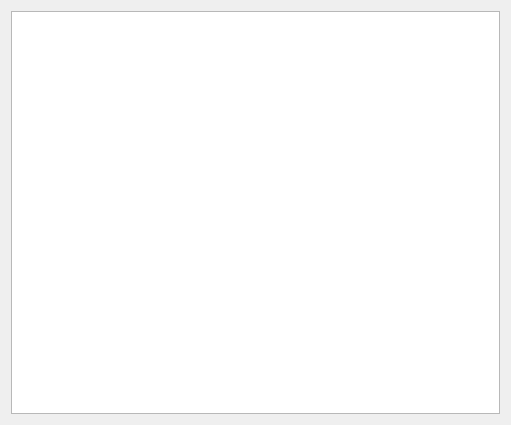
<?xml version="1.0" encoding="UTF-8"?>
<ui version="4.0">
 <class>SemInfo</class>
 <widget class="QWidget" name="SemInfo">
  <property name="geometry">
   <rect>
    <x>0</x>
    <y>0</y>
    <width>511</width>
    <height>425</height>
   </rect>
  </property>
  <property name="windowTitle">
   <string>Form</string>
  </property>
  <layout class="QVBoxLayout" name="verticalLayout">
   <item>
    <widget class="QTextBrowser" name="textBrowser"/>
   </item>
  </layout>
 </widget>
 <resources/>
 <connections/>
</ui>
